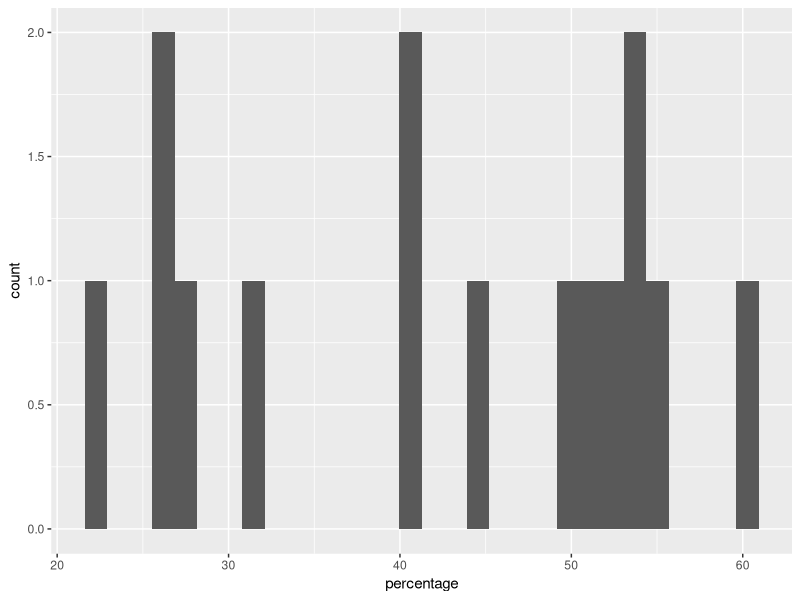
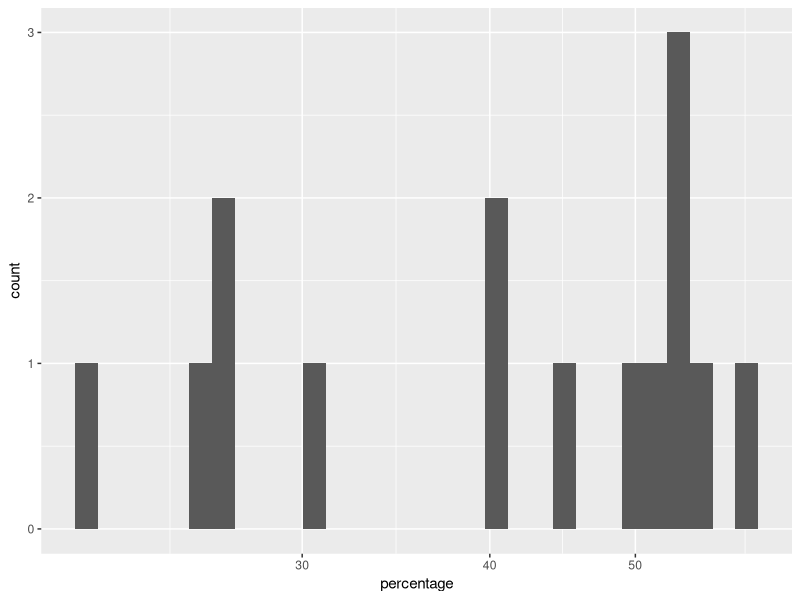
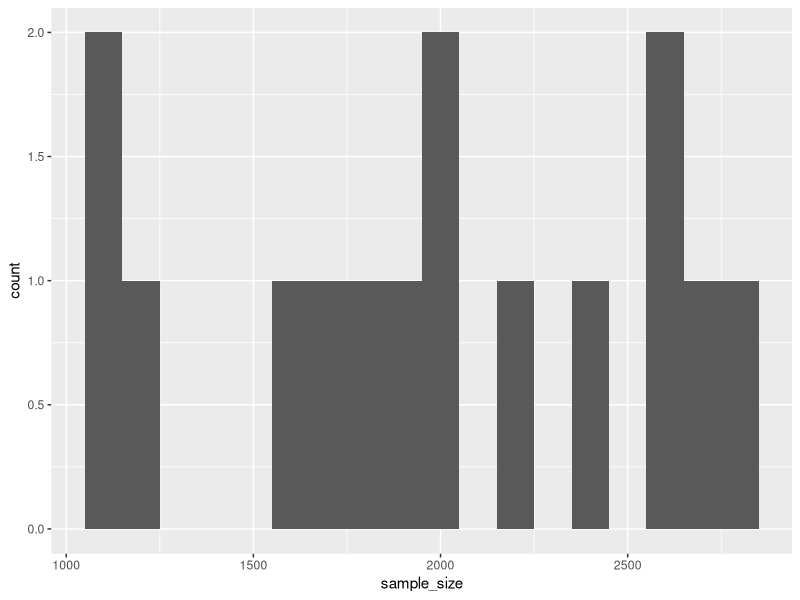
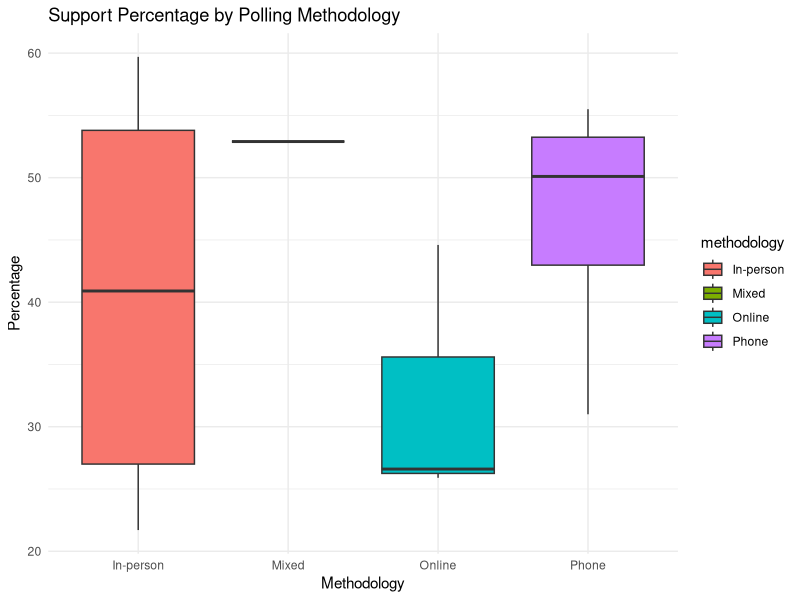
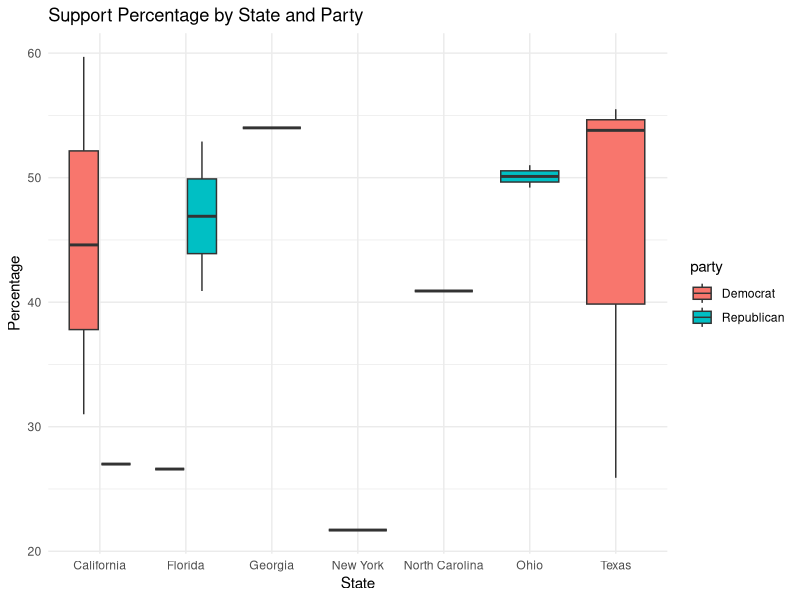

Source code (R) for these figures, in order:
#### Preamble ####
# Purpose: Clean the raw data
# Author: Zeyi Cai
# Date: 3 November 2024
# Contact: zcloris.cai@mail.utoronto.ca
# License: MIT
# Pre-requisites: No
# Any other information needed? No

#### Workspace setup ####
library(tidyverse)
library(car)  

#### Load Data ####
# Load the dataset 
poll_data <- read_csv("data/02-analysis_data/analysis_data.csv")

#### Data Inspection ####
# View data structure and summary statistics
print(head(poll_data))
summary(poll_data)
glimpse(poll_data)

#### Convert Categorical Variables to Factors ####
# Convert relevant columns to factors for modeling
poll_data <- poll_data %>%
  mutate(
    pollster = as.factor(pollster),
    methodology = as.factor(methodology),
    state = as.factor(state),
    party = as.factor(party),
    candidate = as.factor(candidate)
  )

#### EDA: Exploratory Data Analysis ####
# Distribution of Polling Percentages
poll_data |>
  ggplot(aes(x = percentage)) +
  geom_histogram(bins = 30)

poll_data |>
  ggplot(aes(x = percentage)) +
  geom_histogram(bins = 30) +
  scale_x_log10()

# Distribution of Sample Sizes
poll_data |>
  ggplot(aes(x = sample_size)) +
  geom_histogram(binwidth = 100) 

# Candidate Support by Methodology
poll_data |>
  ggplot(aes(x = methodology, y = percentage, fill = methodology)) +
  geom_boxplot() +
  labs(title = "Support Percentage by Polling Methodology", x = "Methodology", y = "Percentage") +
  theme_minimal()


# Support Percentage by State and Party
poll_data |>
  ggplot(aes(x = state, y = percentage, fill = party)) +
  geom_boxplot() +
  labs(title = "Support Percentage by State and Party", x = "State", y = "Percentage") +
  theme_minimal() 

